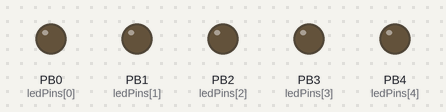
The sketch below on a simulated ATtiny85, built with avr-gcc and run on an emulated ATtiny85. Shown: output pins drawn as LEDs (lit = HIGH).

Above: at 0.1 s.
At 18.9 s:
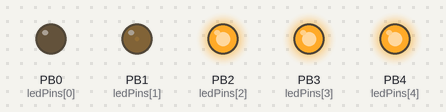
At 20.06 s:
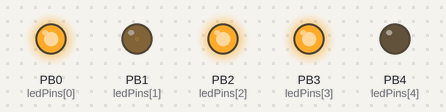
At 27.3 s:
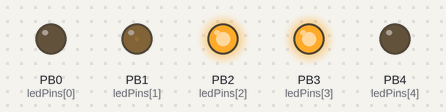
At 34.24 s:
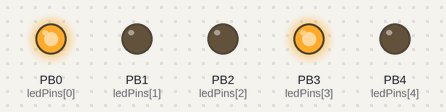
At 37.3 s:
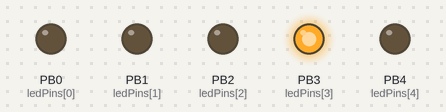
Timing chart, 0 to 40.0 s (numbered marks = the images above):
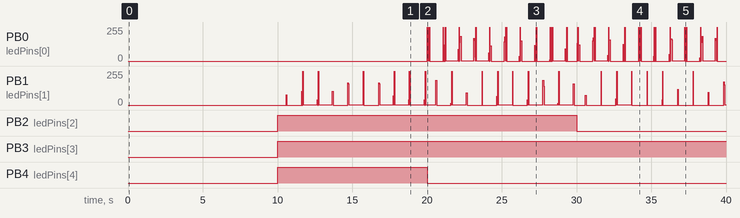

The sketch:

Flugzeugbeleuchtung_mit_attiny85_Start_Landung.ino
```cpp
// https://starthardware.org/flugzeugbeleuchtung-mit-arduino/

//  0    ,   1   ,  2  ,         3          ,      4
// Strobe, Beacon, Taxi, Takeoff und Landing, Runway turn off
int ledPins[5] = {0, 1, 2, 3, 4};
int buttonPin = 14;   // entspricht dem Analog In 0 (A0)

int beleuchtungsZustaende[8][5] = {
  {0, 0, 0, 0, 0},  // state 0 Grounded
  {0, 1, 1, 1, 1},  // state 1 Taxi
  {1, 1, 1, 1, 0},  // state 2 Takeoff
  {1, 1, 0, 1, 0},  // state 3 Climbing
  {1, 1, 0, 0, 0},  // state 4 In Flight
  {1, 1, 0, 1, 0},  // state 5 Landing
  {0, 1, 1, 1, 1},  // state 6 Taxi
  {0, 1, 1, 0, 1}   // state 7 Grounded
};

int flashTimeouts[6] = {50, 50, 50, 400, 50, 400};
int flashBehaviour[2][6] = {{0, 0, 0, 0, 1, 0}, {1, 0, 1, 0, 0, 0}};
int flashPosition = 0;
long flashTimer = 0;
int myState = 0;

unsigned long previousMillis = 0;
const long interval = 10000;


void setup() {
  pinMode(buttonPin, INPUT_PULLUP);
  for (int i = 0; i < 5; i++) {
    pinMode(ledPins[i], OUTPUT);
  }
}


void zeigeBeleuchtung() {
  for (int i = 0; i < 5; i++) {
    digitalWrite(ledPins[i], beleuchtungsZustaende[myState][i]);
  }
  if (beleuchtungsZustaende[myState][0] == 1) {
    digitalWrite(ledPins[0], flashBehaviour[1][flashPosition]);
    if (flashTimer + flashTimeouts[flashPosition] < millis()) {
      flashPosition++;
      flashTimer = millis();
      if (flashPosition > 5) flashPosition = 0;
    }
  }
  if (beleuchtungsZustaende[myState][1] == 1) {
    digitalWrite(ledPins[1], flashBehaviour[0][flashPosition]);
    if (flashTimer + flashTimeouts[flashPosition] < millis()) {
      flashPosition++;
      flashTimer = millis();
      if (flashPosition > 5) flashPosition = 0;
    }
  }
}


void loop() {
  unsigned long currentMillis = millis();
  if (currentMillis - previousMillis >= interval) {
    // save the last time you blinked the LED
    previousMillis = currentMillis;

    myState++;
    flashTimer = millis();
    flashPosition = 0;
    if (myState >= 8) myState = 0;
  }
  zeigeBeleuchtung();
  delay(10);
}
```

Measured:
- by itself, PB2 (ledPins[2]): LOW → HIGH at 10.0 s, → LOW 20.0 s later
- by itself, PB3 (ledPins[3]): LOW → HIGH at 10.0 s
- by itself, PB4 (ledPins[4]): LOW → HIGH at 10.0 s, → LOW 10.0 s later
